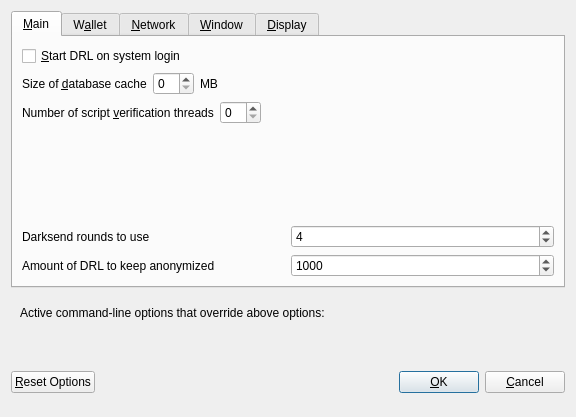
<?xml version="1.0" encoding="UTF-8"?>
<ui version="4.0">
 <class>OptionsDialog</class>
 <widget class="QDialog" name="OptionsDialog">
  <property name="geometry">
   <rect>
    <x>0</x>
    <y>0</y>
    <width>576</width>
    <height>417</height>
   </rect>
  </property>
  <property name="windowTitle">
   <string>Options</string>
  </property>
  <property name="modal">
   <bool>true</bool>
  </property>
  <layout class="QVBoxLayout" name="verticalLayout">
   <item>
    <widget class="QTabWidget" name="tabWidget">
     <property name="currentIndex">
      <number>0</number>
     </property>
     <widget class="QWidget" name="tabMain">
      <attribute name="title">
       <string>&amp;Main</string>
      </attribute>
      <layout class="QVBoxLayout" name="verticalLayout_Main">
       <item>
        <widget class="QCheckBox" name="bitcoinAtStartup">
         <property name="toolTip">
          <string>Automatically start DRL after logging in to the system.</string>
         </property>
         <property name="text">
          <string>&amp;Start DRL on system login</string>
         </property>
        </widget>
       </item>
       <item>
        <layout class="QHBoxLayout" name="horizontalLayout_2_Main">
         <item>
          <widget class="QLabel" name="databaseCacheLabel">
           <property name="text">
            <string>Size of &amp;database cache</string>
           </property>
           <property name="textFormat">
            <enum>Qt::PlainText</enum>
           </property>
           <property name="buddy">
            <cstring>databaseCache</cstring>
           </property>
          </widget>
         </item>
         <item>
          <widget class="QSpinBox" name="databaseCache"/>
         </item>
         <item>
          <widget class="QLabel" name="databaseCacheUnitLabel">
           <property name="text">
            <string>MB</string>
           </property>
           <property name="textFormat">
            <enum>Qt::PlainText</enum>
           </property>
          </widget>
         </item>
         <item>
          <spacer name="horizontalSpacer_2_Main">
           <property name="orientation">
            <enum>Qt::Horizontal</enum>
           </property>
           <property name="sizeHint" stdset="0">
            <size>
             <width>40</width>
             <height>20</height>
            </size>
           </property>
          </spacer>
         </item>
        </layout>
       </item>
       <item>
        <layout class="QHBoxLayout" name="horizontalLayout_3_Main">
         <item>
          <widget class="QLabel" name="threadsScriptVerifLabel">
           <property name="text">
            <string>Number of script &amp;verification threads</string>
           </property>
           <property name="textFormat">
            <enum>Qt::PlainText</enum>
           </property>
           <property name="buddy">
            <cstring>threadsScriptVerif</cstring>
           </property>
          </widget>
         </item>
         <item>
          <widget class="QSpinBox" name="threadsScriptVerif">
           <property name="toolTip">
            <string>(0 = auto, &lt;0 = leave that many cores free)</string>
           </property>
          </widget>
         </item>
         <item>
          <spacer name="horizontalSpacer_3_Main">
           <property name="orientation">
            <enum>Qt::Horizontal</enum>
           </property>
           <property name="sizeHint" stdset="0">
            <size>
             <width>40</width>
             <height>20</height>
            </size>
           </property>
          </spacer>
         </item>
        </layout>
       </item>
       <item>
        <spacer name="verticalSpacer_Main">
         <property name="orientation">
          <enum>Qt::Vertical</enum>
         </property>
         <property name="sizeHint" stdset="0">
          <size>
           <width>20</width>
           <height>40</height>
          </size>
         </property>
        </spacer>
       </item>
       <item>
        <layout class="QHBoxLayout" name="horizontalLayout_4_Main">
         <item>
          <widget class="QLabel" name="label">
           <property name="toolTip">
            <string>This setting determines the amount of individual masternodes that an input will be anonymized through.&lt;br/&gt;More rounds of anonymization gives a higher degree of privacy, but also costs more in fees.</string>
           </property>
           <property name="text">
            <string>Darksend rounds to use</string>
           </property>
          </widget>
         </item>
         <item>
          <widget class="QSpinBox" name="DarksendRounds">
           <property name="minimum">
            <number>2</number>
           </property>
           <property name="maximum">
            <number>8</number>
           </property>
           <property name="value">
            <number>4</number>
           </property>
          </widget>
         </item>
        </layout>
       </item>
       <item>
        <layout class="QHBoxLayout" name="horizontalLayout">
         <item>
          <widget class="QLabel" name="label_2">
           <property name="toolTip">
            <string>This amount acts as a threshold to turn off Darksend once it's reached.</string>
           </property>
           <property name="statusTip">
            <string notr="true"/>
           </property>
           <property name="whatsThis">
            <string notr="true"/>
           </property>
           <property name="accessibleName">
            <string notr="true"/>
           </property>
           <property name="accessibleDescription">
            <string notr="true"/>
           </property>
           <property name="text">
            <string>Amount of DRL to keep anonymized</string>
           </property>
          </widget>
         </item>
         <item>
          <widget class="QSpinBox" name="anonymizeDRL">
           <property name="minimum">
            <number>100</number>
           </property>
           <property name="maximum">
            <number>100000</number>
           </property>
           <property name="singleStep">
            <number>100</number>
           </property>
           <property name="value">
            <number>1000</number>
           </property>
          </widget>
         </item>
        </layout>
       </item>
      </layout>
     </widget>
     <widget class="QWidget" name="tabWallet">
      <attribute name="title">
       <string>W&amp;allet</string>
      </attribute>
      <layout class="QVBoxLayout" name="verticalLayout_Wallet">
       <item>
        <widget class="QGroupBox" name="groupBox">
         <property name="title">
          <string>Expert</string>
         </property>
         <layout class="QVBoxLayout" name="verticalLayout_2">
          <item>
           <widget class="QCheckBox" name="coinControlFeatures">
            <property name="toolTip">
             <string>Whether to show coin control features or not.</string>
            </property>
            <property name="text">
             <string>Enable coin &amp;control features</string>
            </property>
           </widget>
          </item>
          <item>
           <widget class="QCheckBox" name="showMasternodesTab">
            <property name="toolTip">
             <string>Show additional tab listing all your masternodes in first sub-tab&lt;br/&gt;and all masternodes on the network in second sub-tab.</string>
            </property>
            <property name="text">
             <string>Show Masternodes Tab</string>
            </property>
           </widget>
          </item>
          <item>
           <widget class="QCheckBox" name="spendZeroConfChange">
            <property name="toolTip">
             <string>If you disable the spending of unconfirmed change, the change from a transaction&lt;br/&gt;cannot be used until that transaction has at least one confirmation.&lt;br/&gt;This also affects how your balance is computed.</string>
            </property>
            <property name="text">
             <string>&amp;Spend unconfirmed change</string>
            </property>
           </widget>
          </item>
         </layout>
        </widget>
       </item>
       <item>
        <spacer name="verticalSpacer_Wallet">
         <property name="orientation">
          <enum>Qt::Vertical</enum>
         </property>
         <property name="sizeHint" stdset="0">
          <size>
           <width>20</width>
           <height>40</height>
          </size>
         </property>
        </spacer>
       </item>
      </layout>
     </widget>
     <widget class="QWidget" name="tabNetwork">
      <attribute name="title">
       <string>&amp;Network</string>
      </attribute>
      <layout class="QVBoxLayout" name="verticalLayout_Network">
       <item>
        <widget class="QCheckBox" name="mapPortUpnp">
         <property name="toolTip">
          <string>Automatically open the DRL client port on the router. This only works when your router supports UPnP and it is enabled.</string>
         </property>
         <property name="text">
          <string>Map port using &amp;UPnP</string>
         </property>
        </widget>
       </item>
       <item>
        <widget class="QCheckBox" name="allowIncoming">
         <property name="toolTip">
          <string>Accept connections from outside</string>
         </property>
         <property name="text">
          <string>Allow incoming connections</string>
         </property>
        </widget>
       </item>
       <item>
        <widget class="QCheckBox" name="connectSocks">
         <property name="toolTip">
          <string>Connect to the DRL network through a SOCKS5 proxy.</string>
         </property>
         <property name="text">
          <string>&amp;Connect through SOCKS5 proxy (default proxy):</string>
         </property>
        </widget>
       </item>
       <item>
        <layout class="QHBoxLayout" name="horizontalLayout_1_Network">
         <item>
          <widget class="QLabel" name="proxyIpLabel">
           <property name="text">
            <string>Proxy &amp;IP:</string>
           </property>
           <property name="textFormat">
            <enum>Qt::PlainText</enum>
           </property>
           <property name="buddy">
            <cstring>proxyIp</cstring>
           </property>
          </widget>
         </item>
         <item>
          <widget class="QValidatedLineEdit" name="proxyIp">
           <property name="minimumSize">
            <size>
             <width>140</width>
             <height>0</height>
            </size>
           </property>
           <property name="maximumSize">
            <size>
             <width>140</width>
             <height>16777215</height>
            </size>
           </property>
           <property name="toolTip">
            <string>IP address of the proxy (e.g. IPv4: 127.0.0.1 / IPv6: ::1)</string>
           </property>
          </widget>
         </item>
         <item>
          <widget class="QLabel" name="proxyPortLabel">
           <property name="text">
            <string>&amp;Port:</string>
           </property>
           <property name="textFormat">
            <enum>Qt::PlainText</enum>
           </property>
           <property name="buddy">
            <cstring>proxyPort</cstring>
           </property>
          </widget>
         </item>
         <item>
          <widget class="QLineEdit" name="proxyPort">
           <property name="minimumSize">
            <size>
             <width>55</width>
             <height>0</height>
            </size>
           </property>
           <property name="maximumSize">
            <size>
             <width>55</width>
             <height>16777215</height>
            </size>
           </property>
           <property name="toolTip">
            <string>Port of the proxy (e.g. 9050)</string>
           </property>
          </widget>
         </item>
         <item>
          <spacer name="horizontalSpacer_1_Network">
           <property name="orientation">
            <enum>Qt::Horizontal</enum>
           </property>
           <property name="sizeHint" stdset="0">
            <size>
             <width>40</width>
             <height>20</height>
            </size>
           </property>
          </spacer>
         </item>
        </layout>
       </item>
       <item>
        <spacer name="verticalSpacer_Network">
         <property name="orientation">
          <enum>Qt::Vertical</enum>
         </property>
         <property name="sizeHint" stdset="0">
          <size>
           <width>20</width>
           <height>40</height>
          </size>
         </property>
        </spacer>
       </item>
      </layout>
     </widget>
     <widget class="QWidget" name="tabWindow">
      <attribute name="title">
       <string>&amp;Window</string>
      </attribute>
      <layout class="QVBoxLayout" name="verticalLayout_Window">
       <item>
        <widget class="QCheckBox" name="minimizeToTray">
         <property name="toolTip">
          <string>Show only a tray icon after minimizing the window.</string>
         </property>
         <property name="text">
          <string>&amp;Minimize to the tray instead of the taskbar</string>
         </property>
        </widget>
       </item>
       <item>
        <widget class="QCheckBox" name="minimizeOnClose">
         <property name="toolTip">
          <string>Minimize instead of exit the application when the window is closed. When this option is enabled, the application will be closed only after selecting Quit in the menu.</string>
         </property>
         <property name="text">
          <string>M&amp;inimize on close</string>
         </property>
        </widget>
       </item>
       <item>
        <spacer name="verticalSpacer_Window">
         <property name="orientation">
          <enum>Qt::Vertical</enum>
         </property>
         <property name="sizeHint" stdset="0">
          <size>
           <width>20</width>
           <height>40</height>
          </size>
         </property>
        </spacer>
       </item>
      </layout>
     </widget>
     <widget class="QWidget" name="tabDisplay">
      <attribute name="title">
       <string>&amp;Display</string>
      </attribute>
      <layout class="QVBoxLayout" name="verticalLayout_Display">
       <item>
        <layout class="QHBoxLayout" name="horizontalLayout_1_Display">
         <item>
          <widget class="QLabel" name="langLabel">
           <property name="text">
            <string>User Interface &amp;language:</string>
           </property>
           <property name="textFormat">
            <enum>Qt::PlainText</enum>
           </property>
           <property name="buddy">
            <cstring>lang</cstring>
           </property>
          </widget>
         </item>
         <item>
          <widget class="QValueComboBox" name="lang">
           <property name="toolTip">
            <string>The user interface language can be set here. This setting will take effect after restarting DRL.</string>
           </property>
          </widget>
         </item>
        </layout>
       </item>
       <item>
        <widget class="QLabel" name="label_3">
         <property name="toolTip">
          <string notr="true"/>
         </property>
         <property name="statusTip">
          <string notr="true"/>
         </property>
         <property name="whatsThis">
          <string notr="true"/>
         </property>
         <property name="accessibleName">
          <string notr="true"/>
         </property>
         <property name="text">
          <string>Language missing or translation incomplete? Help contributing translations here:
https://www.transifex.com/daral-project/daral-project-translations</string>
         </property>
         <property name="wordWrap">
          <bool>true</bool>
         </property>
         <property name="openExternalLinks">
          <bool>true</bool>
         </property>
         <property name="textInteractionFlags">
          <set>Qt::TextBrowserInteraction</set>
         </property>
        </widget>
       </item>
       <item>
        <layout class="QHBoxLayout" name="horizontalLayout_4_Display" stretch="0,0">
         <item>
          <widget class="QLabel" name="themeLabel">
           <property name="text">
            <string>User Interface Theme:</string>
           </property>
          </widget>
         </item>
         <item>
          <widget class="QValueComboBox" name="theme"/>
         </item>
        </layout>
       </item>
       <item>
        <widget class="Line" name="line">
         <property name="orientation">
          <enum>Qt::Horizontal</enum>
         </property>
        </widget>
       </item>
       <item>
        <layout class="QHBoxLayout" name="horizontalLayout_2_Display">
         <item>
          <widget class="QLabel" name="unitLabel">
           <property name="text">
            <string>&amp;Unit to show amounts in:</string>
           </property>
           <property name="textFormat">
            <enum>Qt::PlainText</enum>
           </property>
           <property name="buddy">
            <cstring>unit</cstring>
           </property>
          </widget>
         </item>
         <item>
          <widget class="QValueComboBox" name="unit">
           <property name="toolTip">
            <string>Choose the default subdivision unit to show in the interface and when sending coins.</string>
           </property>
          </widget>
         </item>
        </layout>
       </item>
       <item>
        <layout class="QHBoxLayout" name="horizontalLayout_5_Display">
         <item>
          <widget class="QLabel" name="digitsLabel">
           <property name="text">
            <string>Decimal digits</string>
           </property>
          </widget>
         </item>
         <item>
          <widget class="QValueComboBox" name="digits"/>
         </item>
        </layout>
       </item>
       <item>
        <layout class="QHBoxLayout" name="horizontalLayout_3_Display">
         <item>
          <widget class="QLabel" name="thirdPartyTxUrlsLabel">
           <property name="toolTip">
            <string>Third party URLs (e.g. a block explorer) that appear in the transactions tab as context menu items. %s in the URL is replaced by transaction hash. Multiple URLs are separated by vertical bar |.</string>
           </property>
           <property name="text">
            <string>Third party transaction URLs</string>
           </property>
           <property name="buddy">
            <cstring>thirdPartyTxUrls</cstring>
           </property>
          </widget>
         </item>
         <item>
          <widget class="QLineEdit" name="thirdPartyTxUrls">
           <property name="toolTip">
            <string>Third party URLs (e.g. a block explorer) that appear in the transactions tab as context menu items. %s in the URL is replaced by transaction hash. Multiple URLs are separated by vertical bar |.</string>
           </property>
          </widget>
         </item>
        </layout>
       </item>
       <item>
        <spacer name="verticalSpacer">
         <property name="orientation">
          <enum>Qt::Vertical</enum>
         </property>
         <property name="sizeHint" stdset="0">
          <size>
           <width>20</width>
           <height>40</height>
          </size>
         </property>
        </spacer>
       </item>
      </layout>
     </widget>
    </widget>
   </item>
   <item>
    <widget class="QFrame" name="frame">
     <layout class="QVBoxLayout" name="verticalLayout_Bottom">
      <item>
       <layout class="QHBoxLayout" name="horizontalLayout_Bottom">
        <item>
         <widget class="QLabel" name="overriddenByCommandLineInfoLabel">
          <property name="text">
           <string>Active command-line options that override above options:</string>
          </property>
          <property name="textFormat">
           <enum>Qt::PlainText</enum>
          </property>
         </widget>
        </item>
        <item>
         <spacer name="horizontalSpacer_Bottom">
          <property name="orientation">
           <enum>Qt::Horizontal</enum>
          </property>
          <property name="sizeHint" stdset="0">
           <size>
            <width>40</width>
            <height>20</height>
           </size>
          </property>
         </spacer>
        </item>
       </layout>
      </item>
      <item>
       <widget class="QLabel" name="overriddenByCommandLineLabel">
        <property name="text">
         <string/>
        </property>
        <property name="textFormat">
         <enum>Qt::PlainText</enum>
        </property>
        <property name="wordWrap">
         <bool>true</bool>
        </property>
       </widget>
      </item>
     </layout>
    </widget>
   </item>
   <item>
    <layout class="QHBoxLayout" name="horizontalLayout_Buttons">
     <item>
      <widget class="QPushButton" name="resetButton">
       <property name="toolTip">
        <string>Reset all client options to default.</string>
       </property>
       <property name="text">
        <string>&amp;Reset Options</string>
       </property>
       <property name="autoDefault">
        <bool>false</bool>
       </property>
      </widget>
     </item>
     <item>
      <spacer name="horizontalSpacer_1">
       <property name="orientation">
        <enum>Qt::Horizontal</enum>
       </property>
       <property name="sizeHint" stdset="0">
        <size>
         <width>40</width>
         <height>48</height>
        </size>
       </property>
      </spacer>
     </item>
     <item>
      <widget class="QLabel" name="statusLabel">
       <property name="minimumSize">
        <size>
         <width>200</width>
         <height>0</height>
        </size>
       </property>
       <property name="font">
        <font>
         <weight>75</weight>
         <bold>true</bold>
        </font>
       </property>
       <property name="text">
        <string/>
       </property>
       <property name="textFormat">
        <enum>Qt::PlainText</enum>
       </property>
       <property name="wordWrap">
        <bool>true</bool>
       </property>
      </widget>
     </item>
     <item>
      <spacer name="horizontalSpacer_2">
       <property name="orientation">
        <enum>Qt::Horizontal</enum>
       </property>
       <property name="sizeHint" stdset="0">
        <size>
         <width>40</width>
         <height>48</height>
        </size>
       </property>
      </spacer>
     </item>
     <item>
      <widget class="QPushButton" name="okButton">
       <property name="text">
        <string>&amp;OK</string>
       </property>
       <property name="autoDefault">
        <bool>false</bool>
       </property>
       <property name="default">
        <bool>true</bool>
       </property>
      </widget>
     </item>
     <item>
      <widget class="QPushButton" name="cancelButton">
       <property name="text">
        <string>&amp;Cancel</string>
       </property>
       <property name="autoDefault">
        <bool>false</bool>
       </property>
      </widget>
     </item>
    </layout>
   </item>
  </layout>
 </widget>
 <customwidgets>
  <customwidget>
   <class>QValidatedLineEdit</class>
   <extends>QLineEdit</extends>
   <header>qvalidatedlineedit.h</header>
  </customwidget>
  <customwidget>
   <class>QValueComboBox</class>
   <extends>QComboBox</extends>
   <header>qvaluecombobox.h</header>
  </customwidget>
 </customwidgets>
 <resources/>
 <connections/>
</ui>
